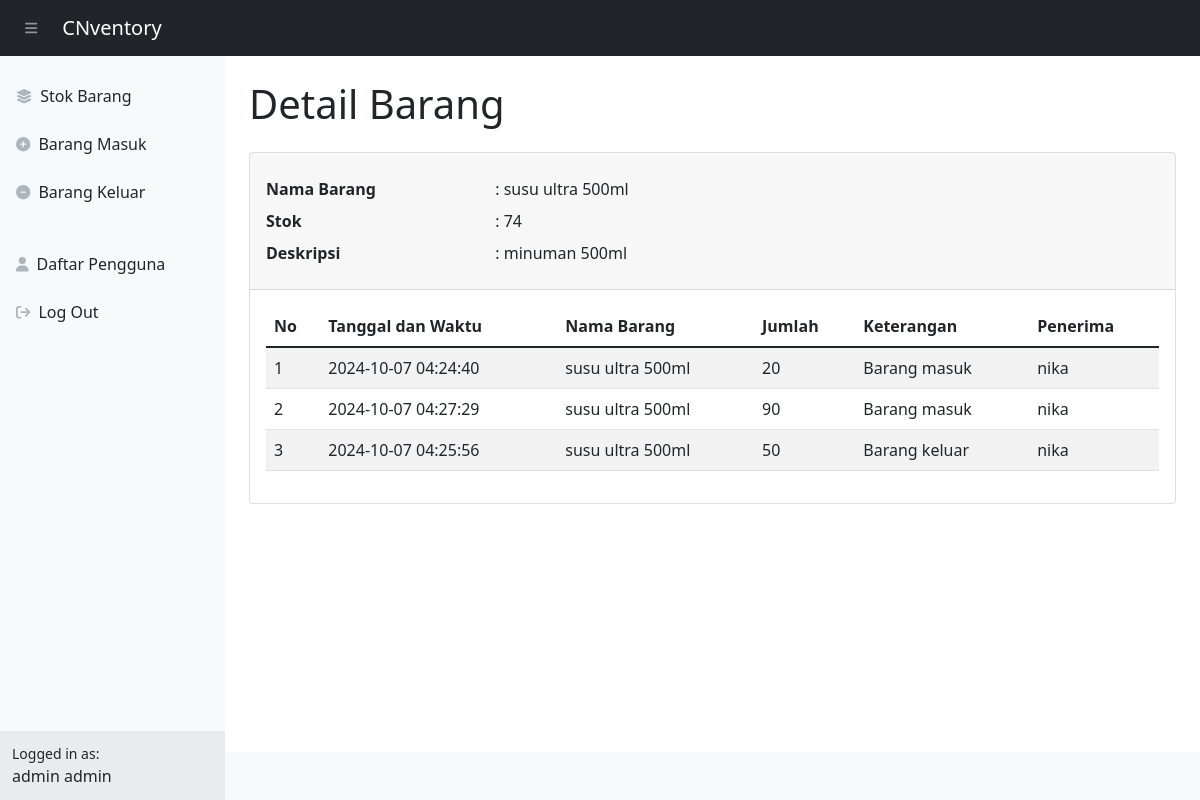
The page /detail_barang.php?id=35 (signed in) on the database its author committed.
### tables this page shows
CREATE TABLE `stock` (
  `idbarang` int(11) NOT NULL,
  `namabarang` varchar(25) NOT NULL,
  `deskripsi` varchar(25) NOT NULL,
  `stock` int(11) NOT NULL
);

CREATE TABLE `masuk` (
  `idmasuk` int(11) NOT NULL,
  `idbarang` int(11) NOT NULL,
  `tanggal` timestamp NOT NULL DEFAULT current_timestamp(),
  `qty` int(11) NOT NULL,
  `penerima` varchar(25) NOT NULL
);

CREATE TABLE `keluar` (
  `idkeluar` int(11) NOT NULL,
  `idbarang` int(11) NOT NULL,
  `tanggal` timestamp NOT NULL DEFAULT current_timestamp(),
  `qty` int(11) NOT NULL,
  `penerima` varchar(25) NOT NULL
);

### detail_barang.php (the view, shortened to what this page needs)
<?php
require 'config/db_connect.php';
$id = $_GET['id'];
$sql_detail = "SELECT * FROM stock WHERE idbarang='$id'";
$result_detail = mysqli_query($conn, $sql_detail);
$data_detail = mysqli_fetch_array($result_detail);
$sql_detail_masuk = "SELECT * FROM masuk, stock WHERE masuk.idbarang=stock.idbarang AND stock.idbarang='$id'";
$result_detail_masuk = mysqli_query($conn, $sql_detail_masuk);
$data_detail_masuk = mysqli_fetch_all($result_detail_masuk, MYSQLI_ASSOC);
$sql_detail_keluar = "SELECT * FROM keluar, stock WHERE keluar.idbarang=stock.idbarang AND stock.idbarang='$id'";
$result_detail_keluar = mysqli_query($conn, $sql_detail_keluar);
$data_detail_keluar = mysqli_fetch_all($result_detail_keluar, MYSQLI_ASSOC);
?>
<!DOCTYPE html>
<html lang="en">
    <head>
        <link href="css/styles.css" rel="stylesheet" />
    </head>
    <body class="sb-nav-fixed">
        <?php require 'templates/topnavigation.php'; ?>
        <div id="layoutSidenav">
            <?php require 'templates/sidenavigation.php'; ?>
            <div id="layoutSidenav_content">
                <main>
                    <div class="container-fluid px-4">
                        <h1 class="my-4">Detail Barang</h1>
                        <div class="card mb-4">
                            <div class="card-header py-3">
                                <div class="row my-2">
                                    <p class="col col-md-3 fw-bold m-0">Nama Barang</p>
                                    <p class="col col-md-9 m-0">: <?php echo $data_detail['namabarang'] ?></p>
                                </div>
                                <div class="row my-2">
                                    <p class="col col-md-3 fw-bold m-0">Stok</p>
                                    <p class="col col-md-9 m-0">: <?php echo $data_detail['stock'] ?></p>
                                </div>
                                <div class="row my-2">
                                    <p class="col col-md-3 fw-bold m-0">Deskripsi</p>
                                    <p class="col col-md-9 m-0">: <?php echo $data_detail['deskripsi'] ?></p>
                                </div>
                            </div>
                            <div class="card-body">
                                <table id="datatablesSimple" class="table table-striped">
                                    <thead>
                                        <tr>
                                            <th>No</th>
                                            <th>Tanggal dan Waktu</th>
                                            <th>Nama Barang</th>
                                            <th>Jumlah</th>
                                            <th>Keterangan</th>
                                            <th>Penerima</th>
                                        </tr>
                                    </thead>
                                    <tbody>
                                        <?php $i = 1; ?>
                                        <?php foreach($data_detail_masuk as $item_masuk): ?>
                                            <tr>
                                                <td><?php echo $i; ?></td>
                                                <td><?php echo $item_masuk['tanggal']; ?></td>
                                                <td><?php echo $item_masuk['namabarang']; ?></td>
                                                <td><?php echo $item_masuk['qty']; ?></td>
                                                <td>Barang masuk</td>
                                                <td><?php echo $item_masuk['penerima']; ?></td>
                                            </tr>
                                            <?php $i++; ?>
                                        <?php endforeach ?>
                                        <?php foreach($data_detail_keluar as $item_keluar): ?>
                                            <tr>
                                                <td><?php echo $i; ?></td>
                                                <td><?php echo $item_keluar['tanggal']; ?></td>
                                                <td><?php echo $item_keluar['namabarang']; ?></td>
                                                <td><?php echo $item_keluar['qty']; ?></td>
                                                <td>Barang keluar</td>
                                                <td><?php echo $item_keluar['penerima']; ?></td>
                                            </tr>
                                            <?php $i++; ?>
                                        <?php endforeach ?>
                                    </tbody>
                                </table>
                            </div>
                        </div>
                    </div>
                </main>
                <?php require 'templates/footer.php'; ?>
            </div>
        </div>
        <link href="https://cdn.jsdelivr.net/npm/simple-datatables@latest/dist/style.css" rel="stylesheet" type="text/css">
    </body>
</html>

### rows shown on the page
stock: namabarang "susu ultra 500ml", stock "74", deskripsi "minuman 500ml"
masuk: tanggal "2024-10-07 04:24:40", idbarang.namabarang "susu ultra 500ml", qty "20", penerima "nika"
masuk: tanggal "2024-10-07 04:27:29", idbarang.namabarang "susu ultra 500ml", qty "90", penerima "nika"
keluar: tanggal "2024-10-07 04:25:56", idbarang.namabarang "susu ultra 500ml", qty "50", penerima "nika"

### other values the page prints
$_SESSION['role'] "admin"
$_SESSION['username'] "admin"
